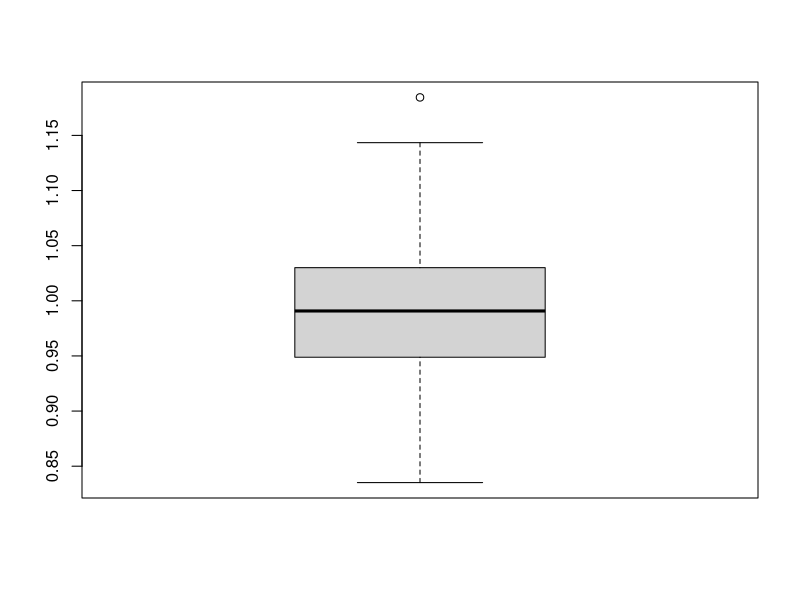
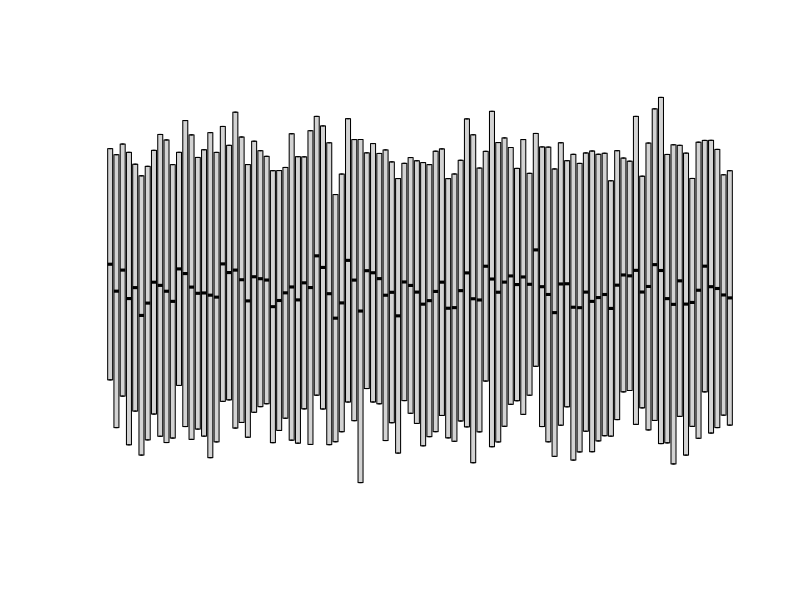

Reproduce these figures in R, in order. (Note: this script raises an error after producing the figures.)
#Partie 1.2 du projet du cours "Probabiités et analyse statistiques"


#Tout d'abord, commencons par implémenter certains paramètres importants


# Approximation de la constante d'Euler-Mascheroni par une somme de série
n.tilt <- 1000000
gamma_approx <- sum(1 / seq(1, n.tilt)) - log(n.tilt)






#1) Création artificielle d'une distribution de Gumbel à l'aide de la méthode proposé dans l'énoncé
n = 200
unif.distrib <- runif(n, min = 0, max = 1) #échantillon d'une distribution uniforme entre 0 et 1
gumb.distrib.betha.mu <- seq(1, n)
betha <- 1
mu <- 0

for (i in 1:n){
  gumb.distrib.betha.mu[i] <- -betha * log(-log(unif.distrib[i], base = exp(1)), base = exp(1)) + mu
}

#Généralisons en construisant une fonction
gumb.distrib <- function(n, betha, mu) {
  unif.distrib <- runif(n, min = 0, max = 1)
  gumb.distrib.initial <- seq(1, n)
  for (i in 1:n){
    gumb.distrib.initial[i] <- -betha * log(-log(unif.distrib[i], base = exp(1)), base = exp(1)) + mu
  }
  return(gumb.distrib.initial)
}



#Nous avons 200 valeurs aléatoires provenant d'une distribution de Gumbel, nous allons calculer l'estimateur des 
#moments et l'estimateur du maximum de vraisemblance sur base de cet échantillon

#1.1 On calcule betha.hat et mu.hat avec les valeurs de mu et betha, sans utiliser les valeurs issues de notre 
#échantillon aléatoires
density.function <- function(x) {
  betha^-1 * exp(-exp(-(x - mu)/betha)) * exp(-(x - mu)/betha)
}

first.moment.function <- function(x) {
  x * density.function(x)
}

second.moment.function <- function(x) {
  x^2 * density.function(x)
}

first.moment <- integrate(first.moment.function, lower = -500, upper = 500)
second.moment <- integrate(second.moment.function, lower = -500, upper = 500)

mu.theo <- first.moment$value - (sqrt(6/pi^2) * sqrt(second.moment$value - (first.moment$value * first.moment$value)) * gamma_approx)
betha.theo <- sqrt(6/pi^2) * sqrt(second.moment$value - (first.moment$value * first.moment$value))







#Calculons les deux premiers moments sur base de notre échantillon de 200 valeurs aléatoires 

first.moment.hat <- sum(gumb.distrib.betha.mu)/ (n-1)
second.moment.hat <- sum(gumb.distrib.betha.mu^2)/(n-1)

#pour comparer
first.moment$value
second.moment$value

mu.hat <- first.moment.hat - (sqrt(6/pi^2) * sqrt(second.moment.hat - (first.moment.hat * first.moment.hat)) * gamma_approx)
betha.hat <- sqrt(6/pi^2) * sqrt(second.moment.hat - (first.moment.hat * first.moment.hat))

#Généralisons cette méthode avec une fonction
moment.method.function <- function(betha, mu, data) {
  first.moment.hat <- sum(gumb.distrib.betha.mu)/ (n-1)
  second.moment.hat <- sum(gumb.distrib.betha.mu^2)/(n-1)
  mu.hat <- first.moment.hat - (sqrt(6/pi^2) * sqrt(second.moment.hat - (first.moment.hat * first.moment.hat)) * gamma_approx)
  betha.hat <- sqrt(6/pi^2) * sqrt(second.moment.hat - (first.moment.hat * first.moment.hat))
  return(c(betha.hat, mu.hat))
}

#Appliquons maintenant la méthode du maximum de vraisemblance 

log.likelihood.function <- function(betha, mu, data) {
  n <- length(data)
  stack <- numeric(n)
  for (k in 1:n) {
    stack[k] <- -log(betha) - (data[k] - mu) / betha - exp(-(data[k] - mu) / betha)
  }
  return(sum(stack))
}

neg.log.likelihood <- function(params, data) {
  betha <- params[1]
  mu <- params[2]
  return(-log.likelihood.function(betha, mu, data))
}

#Utilisons la fonction optim pour obtenir les paramètres idéaux
betha.initial <- 1  #Valeur initiale pour beta
mu.initial <- 0   #Valeur initiale pour mu
initial.params <- c(betha.initial, mu.initial)
data <- gumb.distrib.betha.mu     

opt.result <- optim(par = initial.params, fn = neg.log.likelihood, data = data)
opt.params <- opt.result$par
opt.params



#2) Effectuons cette opération m = 100 fois

#RAPPEL DES FONCTIONS
#Généralisons en construisant une fonction
gumb.distrib <- function(n, betha, mu) {
  unif.distrib <- runif(n, min = 0, max = 1)
  gumb.distrib.initial <- seq(1, n)
  for (i in 1:n){
    gumb.distrib.initial[i] <- -betha * log(-log(unif.distrib[i], base = exp(1)), base = exp(1)) + mu
  }
  return(gumb.distrib.initial)
}
moment.method.function <- function(betha, mu, data) {
    first.moment.hat <- sum(data)/ (n-1)
    second.moment.hat <- sum(data^2)/(n-1)
    mu.hat <- first.moment.hat - (sqrt(6/pi^2) * sqrt(second.moment.hat - (first.moment.hat * first.moment.hat)) * gamma_approx)
    betha.hat <- sqrt(6/pi^2) * sqrt(second.moment.hat - (first.moment.hat * first.moment.hat))
    return(c(betha.hat, mu.hat))
}
log.likelihood.function <- function(betha, mu, data) {
  n <- length(data)
  stack <- numeric(n)
  for (k in 1:n) {
    stack[k] <- -log(betha) - (data[k] - mu) / betha - exp(-(data[k] - mu) / betha)
  }
  return(sum(stack))
}
neg.log.likelihood <- function(params, data) {
  betha <- params[1]
  mu <- params[2]
  return(-log.likelihood.function(betha, mu, data))
}



m <- 100
betha.M <- seq(1:m)
mu.M <- seq(1:m)
betha.MV <- seq(1:m)
mu.MV <- seq(1:m)

for (l in 1:m) {
  data.use <- gumb.distrib(200, 1, 0)
  betha.M[l] <- moment.method.function(1, 0, data.use)[1]
  mu.M[l] <- moment.method.function(3, 2, data.use)[2]
  opt.result <- optim(par = initial.params, fn = neg.log.likelihood, data = data.use)
  opt.params <- opt.result$par
  betha.MV[l] <- opt.params[1]
  mu.MV[l] <- opt.params[2]
}

theta.M <- c(betha.M, mu.M)
theta.MV <- c(betha.MV, mu.MV)
theta.M <- matrix(nrow = 2, ncol = 100)
theta.M[1, ] <- betha.M
theta.M[2, ] <- mu.M

moment.method.function(1, 0, data.use)




#Créons les histogrammes et boxplot
boxplot(x = betha.M)

png("boxplot.png")
boxplot(theta.M, main = "Boxplot des estimateurs", xlab = "Paramètres", ylab = "Estimateurs",
        names = c("betha_hat", "mu_hat"))

boxplot(betha.M, main = "Boxplot des estimateurs", xlab = "Paramètres", ylab = "Estimateurs")
boxplot(mu.M, main = "Boxplot des estimateurs", xlab = "Paramètres", ylab = "Estimateurs")
boxplot(betha.MV, main = "Boxplot des estimateurs", xlab = "Paramètres", ylab = "Estimateurs")
boxplot(mu.MV, main = "Boxplot des estimateurs", xlab = "Paramètres", ylab = "Estimateurs")
?hist
?boxplot


# Sauvegarder l'histogramme de betha_hat comme une image PNG
png("hist_betha_hat.png")
hist(theta.M[1,], main = "Histogramme de betha_hat", xlab = "betha_hat", ylab = "Fréquence")
dev.off()

# Sauvegarder l'histogramme de mu_hat comme une image PNG
png("hist_mu_hat.png")
hist(theta.M[2,], main = "Histogramme de mu_hat", xlab = "mu_hat", ylab = "Fréquence")
dev.off()

